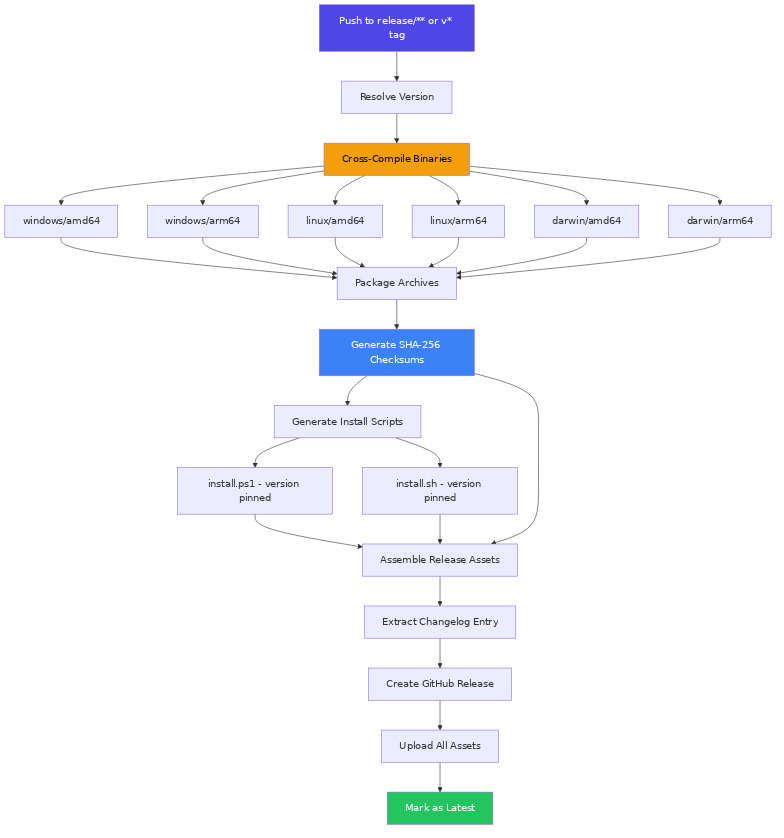
#> input picture 02-spec/16-generic-release/images/release-pipeline-flow.jpg, 784 x 838 px
$ python -i vision_preprocess.py   (imports and definitions only)
#> lines starting #> are read from the running program, lines starting #| are printed output that depends on the picture
#> further down, picture is the input picture: shape (838, 784, 3); mean B, G, R 250.3, 246.8, 246
"""Image preprocessing utilities for the vision evaluation pipeline.
Provides:
- Downsampling for large images before matchTemplate (Task 222)
- Structured JSON logging for OpenCV failures (Task 225)
- Optical acquisition simulation: exposure, analog gain, gamma, white balance,
  and light channel intensity / strobe pulse duration.
"""

from __future__ import annotations

import logging
from dataclasses import asdict
from typing import Any

try:
    import cv2
except ImportError:
    cv2 = None

import numpy as np

logger = logging.getLogger(__name__)

# Baseline optical values matching default hardware calibration
DEFAULT_EXPOSURE_US = 20_000
DEFAULT_GAIN_DB = 0.0
DEFAULT_WHITE_BALANCE_KELVIN = 5000
DEFAULT_GAMMA = 1.0
DEFAULT_INTENSITY = 100.0
DEFAULT_STROBE_DURATION_US = 500

# Images larger than this pixel count will be downsampled before evaluation
MAX_PIXELS_BEFORE_DOWNSAMPLE = 4_000 * 3_000  # ~12 MP


# [170 lines left out: functions _to_dict_settings, _calc_optical_luminance_multiplier, _apply_luminance_scale, _apply_gamma, _apply_white_balance, apply_optical_settings and 4 more, not called in this run]


def normalize_illumination_clahe(
    image: np.ndarray,
    clip_limit: float = 2.0,
    tile_grid_size: tuple[int, int] = (8, 8),
) -> np.ndarray:
    """Normalize illumination across tape pockets using Contrast Limited Adaptive Histogram Equalization."""
#> called with clip_limit = 2, tile_grid_size = (8, 8)
    if image is None or cv2 is None:
        return image

    has_color = len(image.shape) == 3 and image.shape[2] >= 3
#> has_color = True

    if has_color:
        lab = cv2.cvtColor(image, cv2.COLOR_BGR2LAB)
#> lab: shape (838, 784, 3); mean of channels 0, 1, 2 247.9, 129, 126.1
        l_chan, a_chan, b_chan = cv2.split(lab)
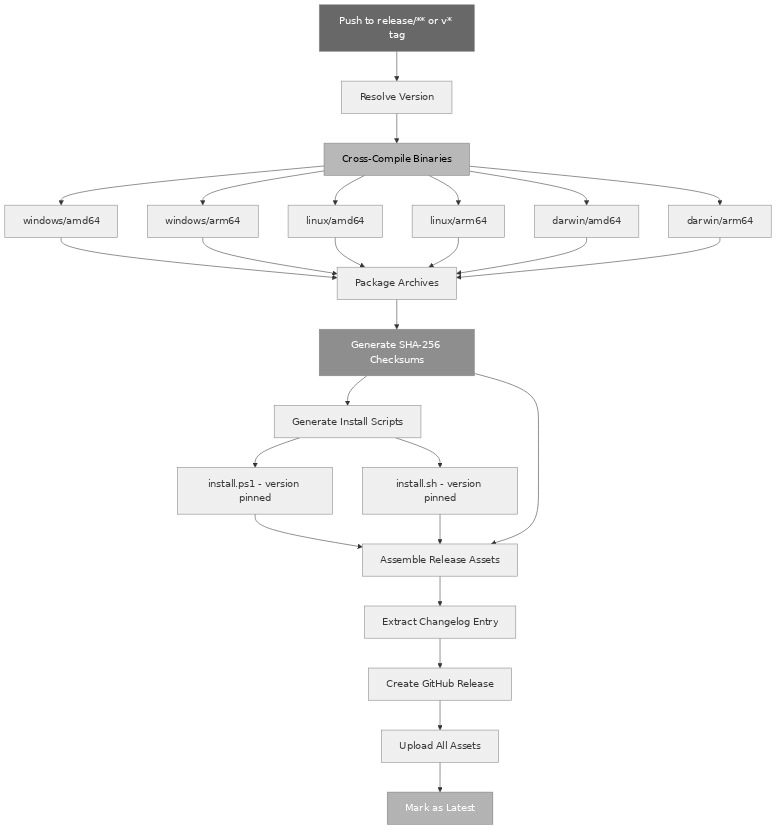
#> l_chan: shape (838, 784); min 0, max 255, mean 247.9
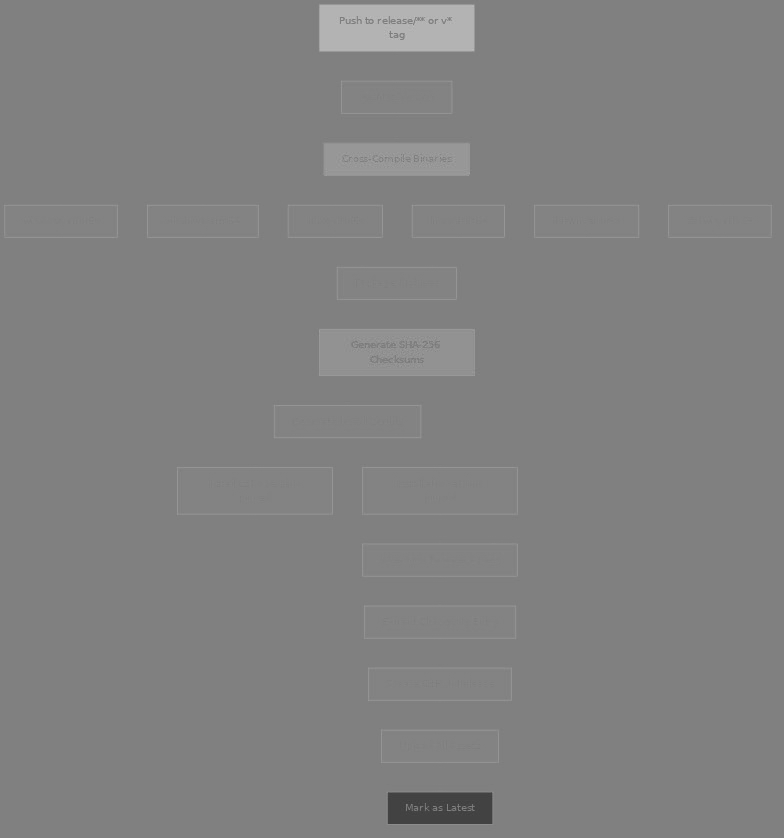
#> a_chan: shape (838, 784); min 59, max 190, mean 129
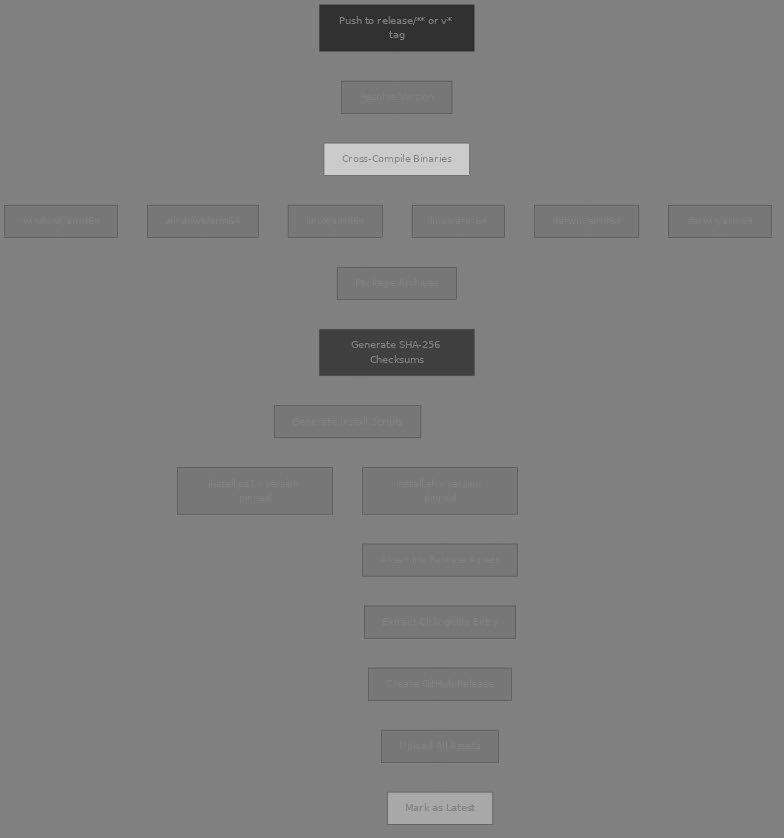
#> b_chan: shape (838, 784); min 37, max 207, mean 126.1
        clahe = cv2.createCLAHE(clipLimit=clip_limit, tileGridSize=tile_grid_size)
        l_equalized = clahe.apply(l_chan)
        lab_equalized = cv2.merge((l_equalized, a_chan, b_chan))
#> lab_equalized: shape (838, 784, 3); mean of channels 0, 1, 2 246, 129, 126.1

        return cv2.cvtColor(lab_equalized, cv2.COLOR_LAB2BGR)

    clahe = cv2.createCLAHE(clipLimit=clip_limit, tileGridSize=tile_grid_size)

    return clahe.apply(image)

>>> import cv2
>>> picture = cv2.imread('../../../02-spec/16-generic-release/images/release-pipeline-flow.jpg')
>>> result = normalize_illumination_clahe(picture)
